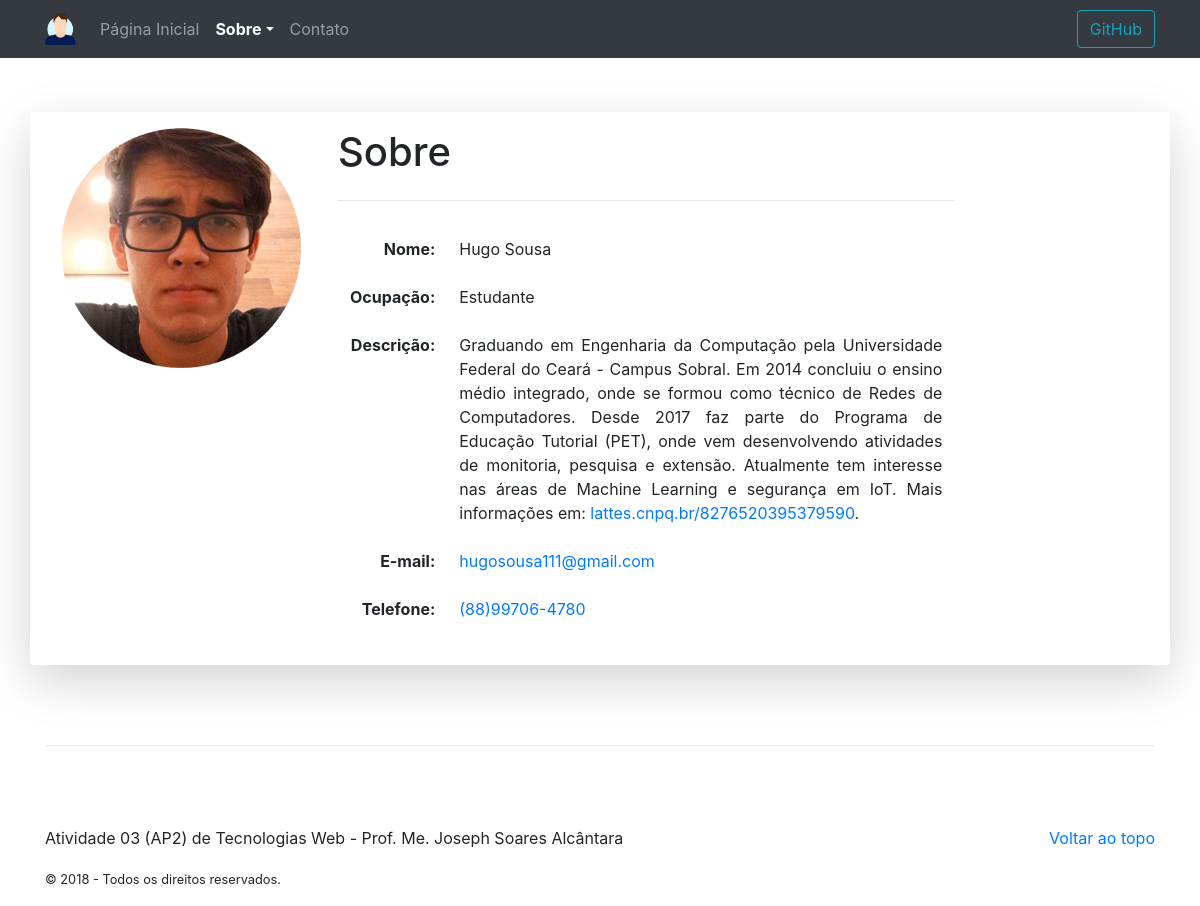
Before: /sobre/view/2 with the older database file.
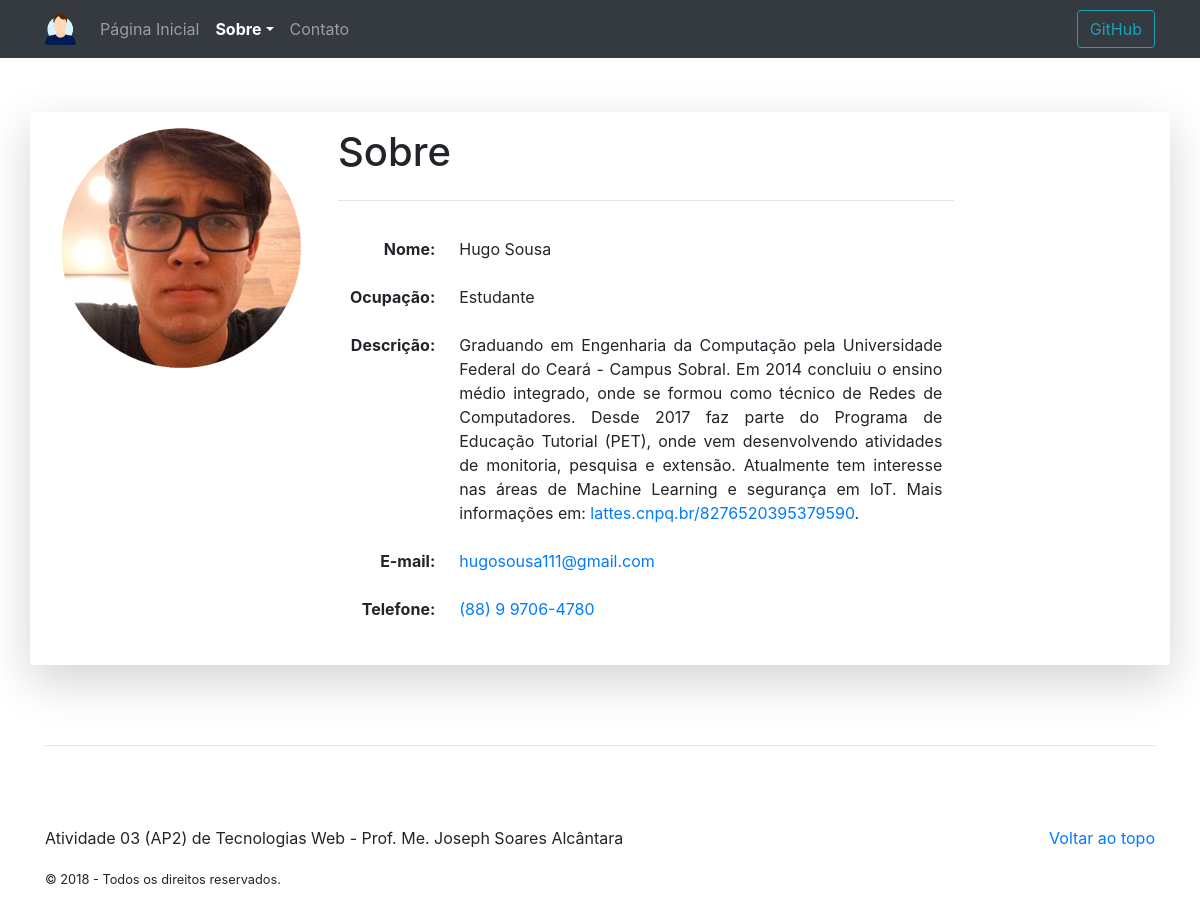
After: the same page with the newer database file.
### tables this page shows
CREATE TABLE membros (
  id INT NOT NULL AUTO_INCREMENT,
  nome VARCHAR(45) NOT NULL,
  ocupacao VARCHAR(45) NOT NULL,
  email VARCHAR(45) NOT NULL,
  telefone VARCHAR(16) NOT NULL,
  descricao TEXT(500) NOT NULL,
  PRIMARY KEY (id));

### application/controllers/Sobre.php (called while the page is built, shortened)
<?php
class Sobre extends CI_Controller {
  public function __construct() {
    $this->load->model('membros_model');
  }
  public function view($id = null) {
    if ($id === null) {
      show_404();
    } else {
      $data = array (
        'title' => 'Sobre',
        'membros' => $this->membros_model->get_membros(),
        'membro' => $this->membros_model->get_membros($id)
      );
      $this->load->view('templates/header', $data);
      $this->load->view('pages/sobre', $data);
      $this->load->view('templates/footer');
    }
  }
}

### index.php (called while the page is built, shortened)
<?php
require_once BASEPATH.'core/CodeIgniter.php';

### application/models/Membros_model.php (called while the page is built, shortened)
<?php
  class Membros_model extends CI_Model {
    public function get_membros($id = null) {
      if ($id === null) {
        $query = $this->db->get('membros');
        return $query->result_array();
      }
      $query = $this->db->get_where('membros', array('id' => $id));
      return $query->row_array();
    }
  }
?>

### application/views/pages/sobre.php (the view)
<main role="main" class="container">
  <div class="row mt-5 shadow-lg p-3 bg-white rounded">
    <div class="col-md-7 order-md-2">
      <h1 class="featurette-heading"><?=$title?></h1>
      <hr class="my-4">
      <table class="table table-borderless">
        <tbody>
          <tr>
            <th class="text-right" scope="row">Nome:</th>
            <td><?=$membro['nome']?></td>
          </tr>
          <tr>
            <th class="text-right" scope="row">Ocupação:</th>
            <td><?=$membro['ocupacao']?></td>
          </tr>
          <tr>
            <th class="text-right" scope="row">Descrição:</th>
            <td class="text-justify"><?=$membro['descricao']?></td>
          </tr>
          <tr>
            <th class="text-right" scope="row">E-mail:</th>
            <td><a href="mailto:<?=$membro['email']?>"><?=$membro['email']?></td>
          </tr>
          <tr>
            <th class="text-right" scope="row">Telefone:</th>
            <td><a href="tel:<?=$membro['telefone']?>"><?=$membro['telefone']?></td>
          </tr>
        </tbody>
      </table>
    </div>
    <div class="col-md-3 order-md-1">
      <img class="img-fluid" alt="<?=$membro['nome']?>" title="<?=$membro['nome']?>"
           src="<?=base_url('static/img/'. str_replace(" ","_",preg_replace("/&([a-z])[a-z]+;/i", "$1", htmlentities(trim(strtolower($membro['nome']))))) .'.png')?>">
    </div>
  </div>
</main>

### application/views/templates/header.php (shortened to what this page needs)
<!DOCTYPE html>
<html lang="pt-br">
  <head>
    <link rel="stylesheet" href="<?=base_url('static/css/bootstrap.min.css')?>">
    <link rel="stylesheet" href="<?=base_url('static/css/estilo.css')?>">
  </head>
	<body>
  	<header>
      <nav class="navbar navbar-expand-md fixed-top navbar-dark bg-dark">
        <div class="container">
          <a class="navbar-brand" href="<?=site_url('home')?>" title="ATV3-AP2">
            <img class="d-inline-block align-top" src="<?=base_url('static/img/profile.png')?>" height="32" alt="ATV3-AP2">
          </a>
          <div class="collapse navbar-collapse" id="navbar01">
            <ul class="navbar-nav mr-auto">
              <li class="nav-item">
                <a class="nav-link <?php if (!strcmp($title,'Página Inicial')) echo 'active font-weight-bold'; ?>" href="<?=site_url('inicial')?>">Página Inicial</a>
              </li>
              <li class="nav-item dropdown">
                <a class="nav-link dropdown-toggle <?php if (!strcmp($title,'Sobre')) echo 'active font-weight-bold'; ?>" href="#" id="dropdown01" data-toggle="dropdown" aria-haspopup="true" aria-expanded="false">Sobre</a>
              </li>
              <li class="nav-item">
                <a class="nav-link <?php if (!strcmp($title,'Contato')) echo 'active font-weight-bold'; ?>" href="<?=site_url('contato')?>">Contato</a>
              </li>
            </ul>
            <a class="btn btn-outline-info my-2 my-sm-0" href="https://github.com/lucas26xd/Projeto3-TecWeb" target="_blank" title="GitHub">GitHub</a>
          </div>
        </div>
      </nav>
    </header>

### application/views/templates/footer.php (shortened to what this page needs)
    <footer class="container">
      <hr class="footer-divider">
      <p class="float-right"><a href="#">Voltar ao topo</a></p>
      <p>Atividade 03 (AP2) de Tecnologias Web - Prof. Me. Joseph Soares Alcântara</p>
      <p>
        <small>&copy; <?=date('Y')?> - Todos os direitos reservados.</small>
      </p>
    </footer>
  </body>
</html>

### static/css/estilo.css (style rules this page uses)
body { padding-top: 4rem; }
.footer-divider { margin: 5rem 0; }

Changed rows visible on the page:
changed membros "Hugo Sousa": telefone "(88)99706-4780" → "(88) 9 9706-4780"
